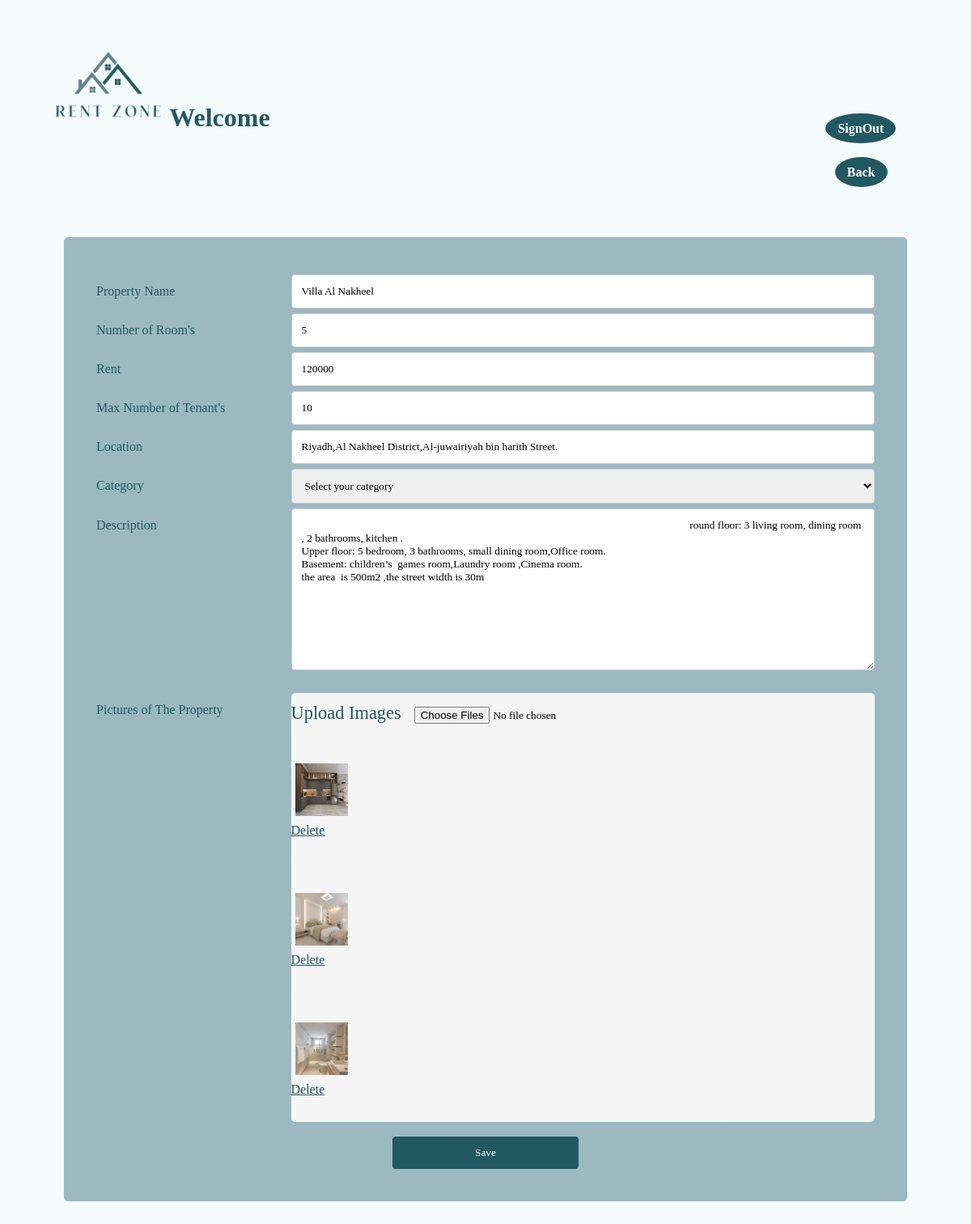
Screenshot of /EditPropertyPage.php?id=44 with the database file from the repository.
### tables this page shows
CREATE TABLE `Property` (
  `id` int(11) NOT NULL,
  `homeowner_id` int(11) NOT NULL,
  `property_category_id` int(11) NOT NULL,
  `name` varchar(100) NOT NULL,
  `rooms` int(11) NOT NULL,
  `rent_cost` int(11) NOT NULL,
  `location` varchar(255) NOT NULL,
  `max_tenants` int(11) NOT NULL,
  `description` varchar(1000) NOT NULL
);

CREATE TABLE `PropertyImage` (
  `id` int(11) NOT NULL,
  `property_id` int(11) NOT NULL,
  `path` varchar(255) NOT NULL
);

### EditPropertyPage.php (the view, shortened to what this page needs)
<!DOCTYPE html>
<html>
<head>
    <link rel="stylesheet" href="css/AddNewPropertyPage1.css">
    <link rel="stylesheet" href="css/EditProretryPage.css">
</head>
<?php
    include('config.php');
    $db = $link;
   $property_id = $_GET['id'];
    $query = mysqli_query($db, "SELECT property.* , propertycategory.propertycategory FROM property
        JOIN propertycategory on propertycategory.id = property.property_category_id
        WHERE property.id = {$_GET['id']}");
    $pro = mysqli_fetch_assoc($query);
    $query = mysqli_query($db, "SELECT * FROM propertyimage WHERE property_id = {$pro['id']}");
    $photos = mysqli_fetch_all($query, MYSQLI_ASSOC);
    $sql= "SELECT * FROM Homeowner WHERE id ='".$_SESSION['user_id']."'";
    $result = mysqli_query($db, $sql);
    $homeowner = mysqli_fetch_array($result);
?>
<body>
    <header>
        <img src="img/RentZoneLogo.png" alt="logo" width="250" height="210">
        <h1 id="welcome">Welcome <em><?php echo $homeowner[1]; ?></em>  <em></em></h1>
    </header>
    <ul>
        <li><a href="HomePage.php" id="sign-out" class="nav">SignOut</a></li>
        <br>
        <br>
        <li><a href="Property.php?PropertyID=<?php echo $property_id ?>" id="back" class="nav"> Back </a></li>
    </ul>
    <div class="container">
        <form action="myapp.php" method="POST" enctype="multipart/form-data">
            <div class="row">
                <div class="col-25"><label>Property Name</label></div>
                <div class="col-75"><input required type="text" id="propertyName" name="propertyName" required value="<?php echo $pro['name'] ?>"></div>
            </div>
            <div class="row">
                <div class="col-25"><label>Number of Room's</label></div>
                <div class="col-75"><input required type="text" id="numberOfRooms" name="numberOfRooms" required value=<?php echo $pro['rooms'] ?>></div>
            </div>
            <div class="row">
                <div class="col-25"><label>Rent</label></div>
                <div class="col-75"><input required type="text" id="Rent" name="Rent" required value=<?php echo $pro['rent_cost'] ?>></div>
            </div>
            <div class="row">
                <div class="col-25"><label> Max Number of Tenant's</label></div>
                <div class="col-75"><input required type="text" id="numTenants" name="numTenants" required value=<?php echo $pro['max_tenants'] ?>></div>
            </div>
            <div class="row">
                <div class="col-25"><label>Location</label></div>
                <div class="col-75"><input required type="text" id="Location" name="Location" required value="<?php echo $pro['location'] ?>"></div>
            </div>
            <div class="row">
                <div class="col-25"><label for="Category">Category</label></div>
                <div class="col-75">
                    <select id="search" placeholder=" Enter Category" name="category" required>
                         <option value="" disabled selected>Select your category</option>
                    </select>
                </div>
            </div>
            <div class="row">
                <div class="col-25"><label>Description</label></div>
                <div class="col-75"><textarea id="description" name="description" style="height:200px">
                <?php echo $pro['description'] ?>
                </textarea></div>
            </div>
            <br>
            <div class="row">
                <div class="col-25"><label>Pictures of The Property</label></div>
                <div class="col-75" id="flexxx">
                    <label style="font-size:1.4rem;">Upload Images</label>
                    <input type="file" name="images[]" accept="image/*" multiple>
                    <?php
                        foreach($photos as $img){
                            echo "<div class='col-75' id='flexx'>
                            <div><img src=\"{$img['path']}\" width='65' height='65'>
                            <br><a href='myapp.php?delete={$img['id']}&prop={$pro['id']}'>Delete</a></div>
                            </div>";
                        }
                    ?>
                </div>
            </div>
            <br>
            <div class="row">
                <input type="submit" value="Save" name="update">
            </div>
        </form>
    </div>
</body>
</html>

### css/AddNewPropertyPage1.css (style rules this page uses)
* { box-sizing: border-box; font-family:Cambria, Cochin, Georgia, Times, 'Times New Roman', serif; }
body { background-color:#F4FDFC; }
#welcome { color:#225862; margin-top: -8%; margin-left: 17%; width: 80%; }
.nav { background-color: #225862; border-radius: 100%; font-size:medium; font-weight:bold ; text-decoration: none; padding: 10px 15px; color: rgb(255, 255, 255); list-style: none; margin-left: 85%; }
#back { margin-left: 86%; }
ul { margin-top: -3%; list-style-type: none; }
input[type=text], select, textarea ,input[type=number] { width: 100%; padding: 12px; border: 1px solid #ccc; border-radius: 4px; resize: vertical; }
label { padding: 12px 12px 12px 0; display: inline-block; color: #225862; }
input[type=submit] { background-color: #225862; color: white; padding: 12px 20px; border: none; border-radius: 4px; cursor: pointer; width: 24%; margin-left: 38%; }
.container { border-radius: 5px; background-color: #9cb8c0; padding: 40px; margin: 6%; }
.col-25 { float: left; width: 25%; margin-top: 6px; }
.col-75 { float: left; width: 75%; margin-top: 6px; }
.row::after { content: ""; display: table; clear: both; }

### css/EditProretryPage.css (style rules this page uses)
#flexx { display: flex; flex-direction: row; flex-wrap: wrap; height: 160px; margin: auto; align-content:space-around; background-color:whitesmoke; border-radius: 5px; }
#flexxx { float: right; align-content:space-around; background-color:whitesmoke; border-radius: 5px; }
#flexx img { margin: 5px; }
a { color:#225862 ; }

### rows the page displays
property: propertyName "Villa Al Nakheel", numberOfRooms "5", Rent "120000", numTenants "10", Location "Riyadh,Al Nakheel District,Al-juwairiyah bin harith Street.", description "round floor: 3 living room, dining room , 2 bathrooms, kitchen . Upper floor: 5 bedroom, 3 bathrooms, small dining room,Office room. Basement: children’s games room,Laundry room ,Cinema room. the area is 500m2 ,the street width is 30m"
propertyimage: path (picture)
propertyimage: path (picture)
propertyimage: path (picture)
